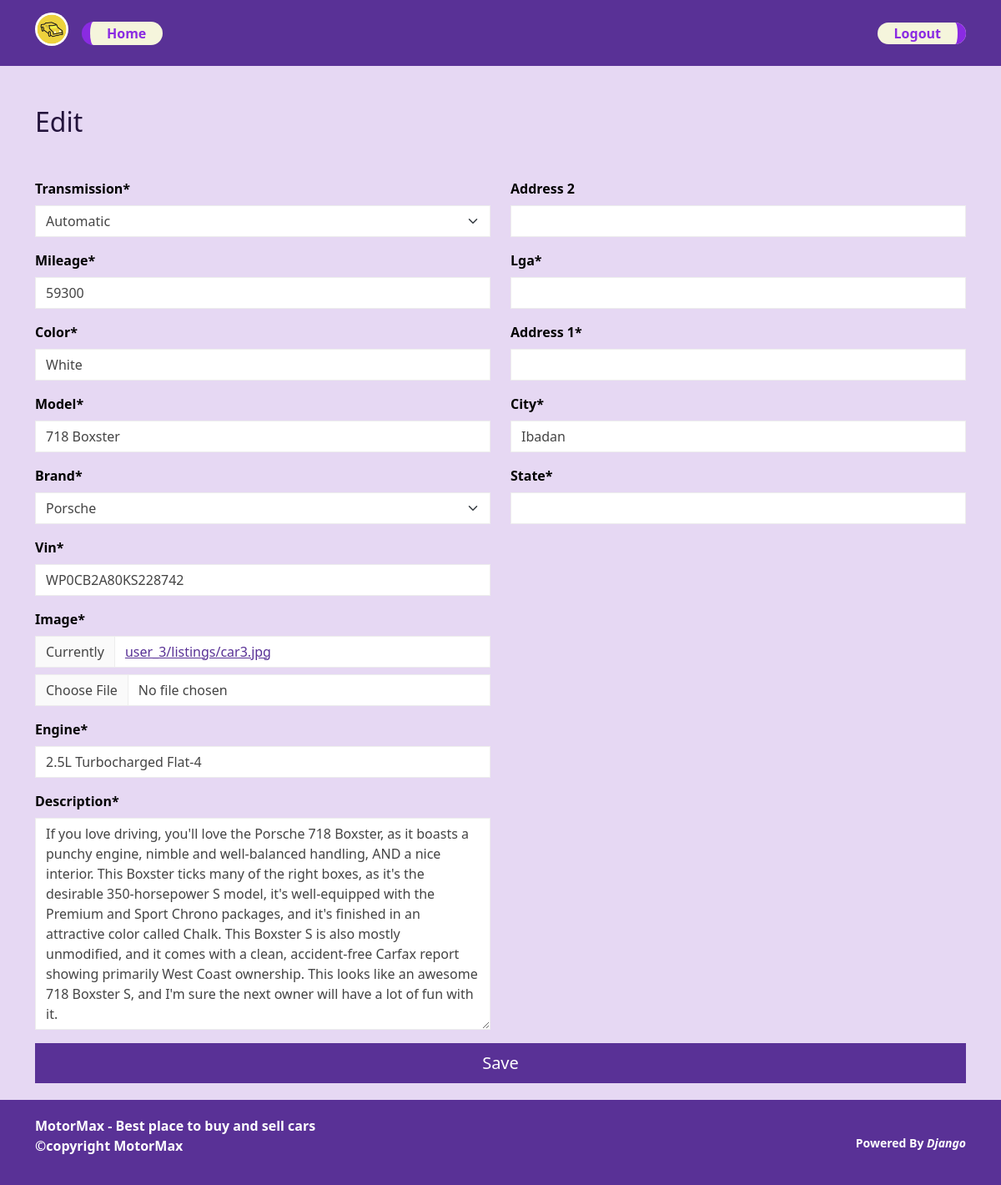
The app's page /edit/c9fe284e-48cf-4b26-8978-488daf4b9fad/edit/ (signed in) with its own data.
### main/models.py (models this page shows, shortened)
class Listing(models.Model):
    id = models.UUIDField(primary_key=True, default=uuid.uuid4, unique=True, editable=False)
    created_at = models.DateTimeField(auto_now_add=True)
    updated_at = models.DateTimeField(auto_now_add=True)
    seller = models.ForeignKey(Profile, on_delete=models.CASCADE)
    brand = models.CharField(max_length=30, choices=CARS_BRAND, default=None)
    model = models.CharField(max_length=64,)
    vin = models.CharField(max_length=17,)
    mileage = models.IntegerField(default=0)
    color = models.CharField(max_length=24,)
    description = models.TextField()
    engine = models.CharField(max_length=64,)
    transmission = models.CharField(max_length=24, choices=TRANSMISSION_OPTIONS, default=None)
    location = models.OneToOneField(Location, on_delete=models.SET_NULL, null=True)
    image = models.ImageField(upload_to=user_listing_path)

### users/models.py (models this page shows, shortened)
class Location(models.Model):
    country = models.CharField(max_length=7, default='Nigeria')
    address_1 = models.CharField(max_length=140, blank=True)
    address_2 = models.CharField(max_length=140, blank=True)
    city = models.CharField(max_length=140)
    state = models.CharField(max_length=140, blank=True)
    lga = models.CharField(max_length=140, blank=True)

### main/views.py (the view)
@login_required
def edit_view(request, id):
    try:
        listing = Listing.objects.get(id=id)
        if listing is None:
            raise Exception
        if request.method == 'POST':
            listing_form = ListingForm(request.POST, request.FILES, instance=listing)
            location_form = LocationForm(request.POST, instance=listing.location)
            if listing_form.is_valid() and location_form.is_valid():
                listing_form.save()
                location_form.save()
                messages.info(request, f'List edited successfully')
                return redirect('home')
            else:
                messages.error(request, f'Failed to edit listing')
                return redirect('home')
        else:
            listing_form = ListingForm(instance=listing)
            location_form = LocationForm(instance=listing.location)
            context = {'listing_form':listing_form, 'location_form':location_form}
        return render(request, 'views/edit.html', context)
    except Exception as e:
        print(e)
        messages.error(request, f'Unable to edit listing')
        return redirect('home')

### main/forms.py
class ListingForm(forms.ModelForm):
    image = forms.ImageField()
    class Meta:
        model = Listing
        fields = {'brand', 'model', 'vin', 'mileage', 'color', 'description', 'engine', 'transmission', 'image',}

class LocationForm(forms.ModelForm):
    address_1 = forms.CharField(required=True)
    lga = forms.CharField(required=True)
    state = forms.CharField(required=True)
    class Meta:
        model=Location
        fields = {'state', 'city', 'address_1', 'address_2', 'lga'}

### main/templates/views/edit.html (shortened to what this page needs)
{% extends 'base/base.html' %}
{% load static %}
{% load crispy_forms_tags %}
{% block 'body' %}
<header>
    <nav class="navbar navbar-expand-lg bg-primary" data-bs-theme="dark">
        <div class="container">
          <a class="navbar-brand" href="#"><img src="{% static 'images/car2.jpg' %}" alt="Logo" class="d-inline-block align-text-top" style="margin-top:-10px"></a>
          {% if request.user.is_authenticated %}
          <ul class="navbar-nav me-auto">
            <li class="nav-item"><a class="home1 float-end"  href="{% url 'home' %}" title="Home">Home</a></li>
          </ul>
          <div class="text-end">
            <a class="login"  href="{% url 'logout' %}" title="Logout">Logout</a>
          </div>
        </div>
      </nav>
      {% endif %}
 </header>
 <section class="container">
    <h2 class="text-primary-emphasis my-5">Edit</h2>
    <form action="" method="post" enctype="multipart/form-data">
        <div class="row">
            <div class="col-md-6">
                {{listing_form|crispy}}
            </div>
            <div class="col-md-6">
                {{location_form|crispy}}
            </div>
        </div>
        <button class="btn btn-lg btn-primary" type="submit" style="width:100%; margin-bottom:20px">Save</button>
    </form>
 </section>
 {% endblock %}

### main/static/css/style.css (style rules this page uses)
body { background-color: rgba(224, 207, 240, 0.8); font-weight: bolder; color: black; }
.navbar-brand img { width: 40px; height: 40px; border: none; border-radius: 50%; }
.home1 { border: 1px solid none; background-color: beige; padding: 2px 20px; border-radius: 50px; border-left: 10px solid blueviolet; margin: 2px 0; text-decoration: none; font-size: 16px; color:blueviolet; }
.login { border: 1px solid none; background-color: beige; padding: 2px 20px; border-radius: 50px; border-right: 10px solid blueviolet; margin: 2px 0; text-decoration: none; font-size: 16px; color:blueviolet; }

### records on screen
Listing: transmission "Automatic", mileage "59300", color "White", model "718 Boxster", brand "Porsche", vin "WP0CB2A80KS228742", engine "2.5L Turbocharged Flat-4", description "If you love driving, you'll love the Porsche 718 Boxster, as it boasts a punchy engine, nimble and well-balanced handling, AND a nice interior. This Boxster ticks many of the right boxes, as it's the desirable 350-horsepower S model, it's well-equipped with the Premium and Sport Chrono packages, and it's finished in an attractive color called Chalk. This Boxster S is also mostly unmodified, and it comes with a clean, accident-free Carfax report showing primarily West Coast ownership. This looks like an awesome 718 Boxster S, and I'm sure the next owner will have a lot of fun with it."
Location: city "Ibadan"
